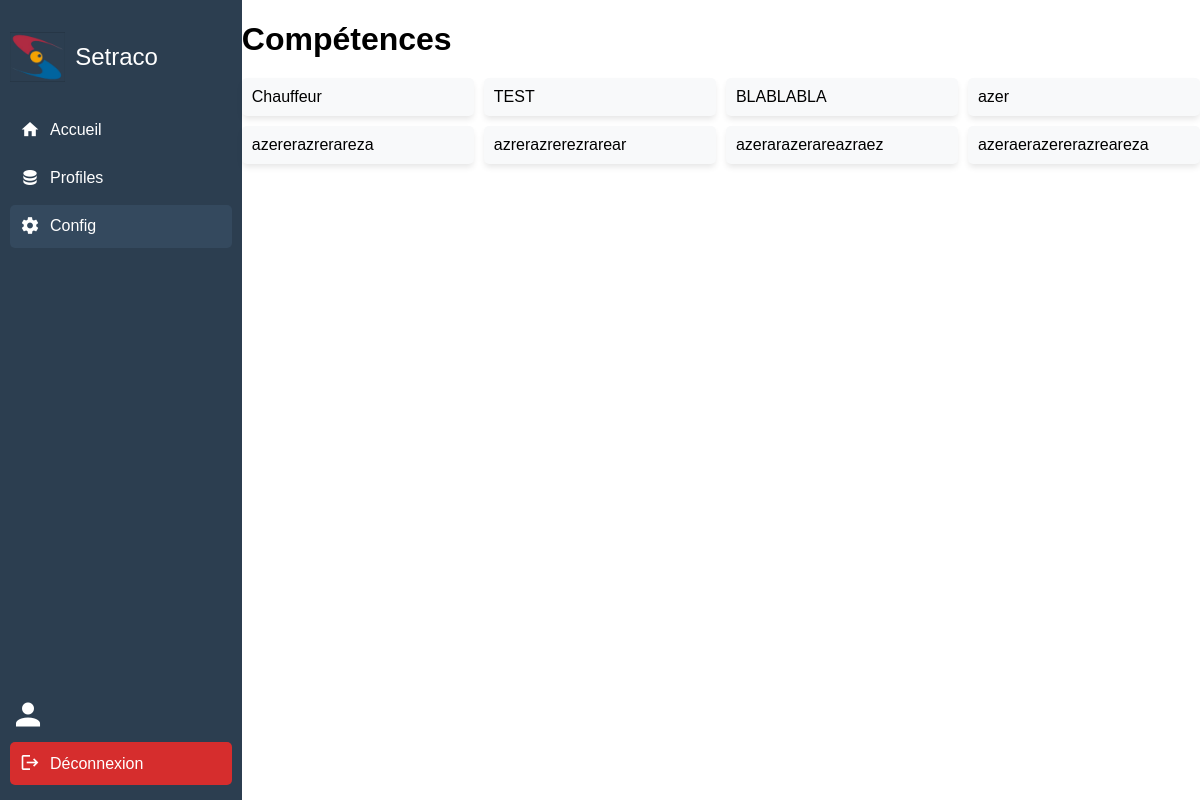
Before: /config/ with the older database file.
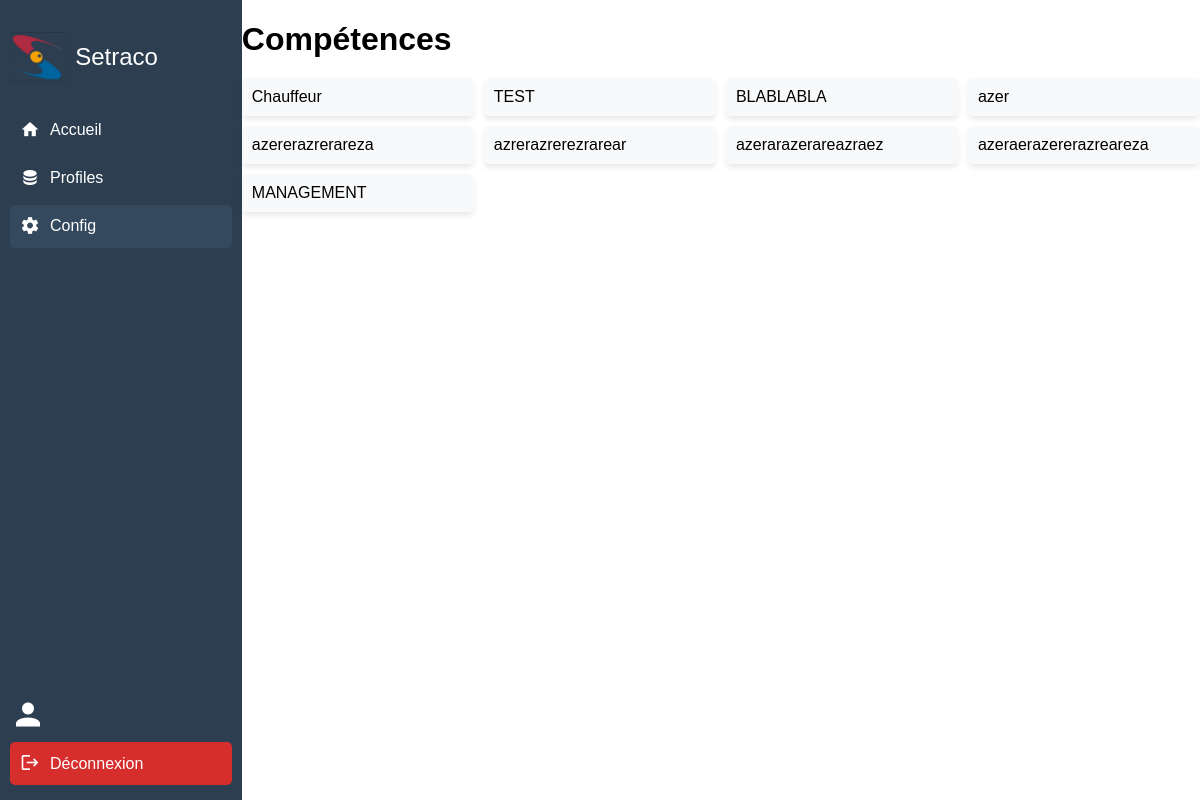
After: the same page with the newer database file.
### skills/models.py (models this page shows, shortened)
class Skill(models.Model):
    name = models.CharField(max_length=100)

### profiles/views.py (the view)
# urls.py: path('config/', config, name='config'),
def config(request):
    if request.method == 'GET':
        skills = Skill.objects.all()
        return render(request, 'config.html', {'skills': skills})

### accounts/templatetags/auth_extras.py (called while the page is built)
@register.filter(name='has_groups')
def has_groups(user, group_names):
    if isinstance(group_names, str):
        group_names = group_names.split(',')
    return user.groups.filter(name__in=group_names).exists() or user.is_superuser

### profiles/templates/config.html (shortened to what this page needs)
{% extends 'baseV3.html' %}
{% load auth_extras %}
{% block content %}
<h1>Compétences</h1>
<div class="skills-grid">
    {% for skill in skills %}
    <div class="skill-card">
        <span>{{ skill.name }}</span>
    </div>
    {% endfor %}
</div>
{% endblock %}

Changed rows visible on the page:
added Skill: name "MANAGEMENT"
